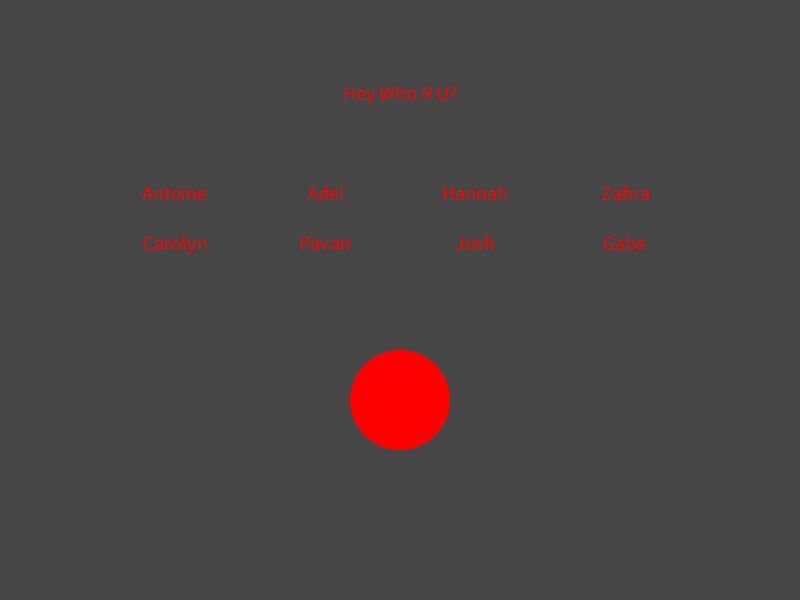
Frame 1 (no input)
Frame 60 (the mouse pressed at the canvas centre just before this capture): identical to frame 1, image omitted
Frame 120 (the mouse held since frame 60 and released just before this capture): identical to frame 1, image omitted

The Processing sketch that drew this single still picture (run headless with seeded random() and noise(); from frame 60 on, the mouse is pressed at the canvas centre):

// Processing sketch: Work_In_Progress_Con_Personas
// ── Work_In_Progress_Con_Personas.pde
String name;
int stage;
int hue;
String[] names1= {
  "Antoine", "Adel", "Hannah", "Zahra"
};
String[] names2= {
  "Carolyn", "Pavan", "Josh", "Gabe"
};
void setup() {
  size(800, 600);
  stage=1;
  colorMode(HSB, 360, 100, 100, 100);
  hue=0;
  textSize(20);
  noStroke();
}

void draw() {
  //    background(100);
  //    ellipse(width/2, 2*height/3, 100, 100);
  //    text("", width/2, 200);
  fill(hue, 100, 100, 100);
  textAlign(CENTER);
  if (stage==1) {
    background(100);
    ellipse(width/2, 2*height/3, 100, 100);
    text("Hey Who R U?", width/2, 100);
    for (int i=0; i<names1.length; i++) {
      text(names1[i], i*150+175, 200);
    }
    for (int i=0; i<names2.length; i++) {
      text(names2[i], i*150+175, 250);
    }
  }
  if (name=="Antoine") {
    text("HEEEEEEY IT WORKS!!!", width/2, height/2);
  }
  if (name=="Adel") {
    text("Are you Adel?", width/2, height/2);
  }
  if (name=="Hannah") {
    text("Are you Hannah?", width/2, height/2);
  }
  if (name=="Zahra") {
    text("Are you Zahra?", width/2, height/2);
  }

  if (stage==2) {
    background(100);
    ellipse(width/2, 2*height/3, 100, 100);
    text("Wow. That was kind of rude.", width/2, 200);
  }
  if (stage==3) {
    background(100);
    ellipse(width/2, 2*height/3, 100, 100);
    text("Look bub, I don't know what you have against me...", width/2, 200);
  }
  if (stage==4) {
    background(100);
    ellipse(width/2, 2*height/3, 100, 100);
    text("But I haven't done anything to you.", width/2, 200);
  }
  if (stage==5) {
    background(100);
    ellipse(width/2, 2*height/3, 100, 100);
    text("Like, forreal. I don't even know you.", width/2, 200);
  }
  if (stage==6) {
    background(100);
    ellipse(width/2, 2*height/3, 100, 100);
    text("And to be honest, I don't really like you.", width/2, 200);
  }
  if (stage==7) {
    background(100);
    ellipse(width/2, 2*height/3, 100, 100);
    text("Or your clothes", width/2, 200);
  }
  if (stage==8) {
    background(100);
    ellipse(width/2, 2*height/3, 100, 100);
    text("Your clothes are crap.", width/2, 200);
  }
  if (stage==9) {
    background(100);
    ellipse(width/2, 2*height/3, 100, 100);
    text("No, seriously. What the h*ck are you wearing", width/2, 200);
  }
  if (stage==10) {
    background(100);
    ellipse(width/2, 2*height/3, 100, 100);
    text("Do you have a button obsession or something?", width/2, 200);
  }
  if (stage==11) {
    background(100);
    ellipse(width/2, 2*height/3, 100, 100);
    text("Because this is getting weird", width/2, 200);
  }
  if (stage==12) {
    background(100);
    ellipse(width/2, 2*height/3, 100, 100);
    text("I mean it's cool if you do, like I have friends with button obsessions", width/2, 200);
  }
  if (stage==13) {
    background(100);
    ellipse(width/2, 2*height/3, 100, 100);
    text("But like, if you could stop pressing that button, I'd appreciate it", width/2, 200);
  }
  if (stage==14) {
    background(100);
    ellipse(width/2, 2*height/3, 100, 100);
    text("", width/2, 200);
  }
  if (stage==15) {
    background(100);
    ellipse(width/2, 2*height/3, 100, 100);
    text("", width/2, 200);
  }
}

void mousePressed() {
  if (mouseX>width/2-50 && mouseX<width/2+50 && mouseY>2*height/3-50 && mouseY<2*height/3+50) {
    hue+=15;
    stage+=1;
  }
  //names screen clickeys
  if (stage==1) {
    //Antoine
    if (mouseX > 65 && mouseX < 238 && mouseY > 175 && mouseY < 225) {
      name="Antoine";
    }
    //Adel
    if (mouseX > 238 && mouseX < 413 && mouseY > 175 && mouseY < 225) {
      name="Adel";
    }
    if (mouseX > 413 && mouseX < 588 && mouseY > 175 && mouseY < 225) {
      name="Hannah";
    }
    if (mouseX > 588 && mouseX < 763 && mouseY > 175 && mouseY < 225) {
      name="Zahra";
    }
  }
}
